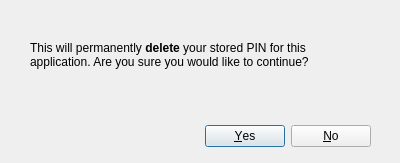
<?xml version="1.0" encoding="UTF-8"?>
<ui version="4.0">
 <class>delPin</class>
 <widget class="QDialog" name="delPin">
  <property name="geometry">
   <rect>
    <x>0</x>
    <y>0</y>
    <width>400</width>
    <height>163</height>
   </rect>
  </property>
  <property name="windowTitle">
   <string>Confirm Deletion?</string>
  </property>
  <widget class="QDialogButtonBox" name="buttonBox">
   <property name="geometry">
    <rect>
     <x>30</x>
     <y>120</y>
     <width>341</width>
     <height>32</height>
    </rect>
   </property>
   <property name="orientation">
    <enum>Qt::Horizontal</enum>
   </property>
   <property name="standardButtons">
    <set>QDialogButtonBox::No|QDialogButtonBox::Yes</set>
   </property>
  </widget>
  <widget class="QLabel" name="label">
   <property name="geometry">
    <rect>
     <x>30</x>
     <y>20</y>
     <width>331</width>
     <height>71</height>
    </rect>
   </property>
   <property name="text">
    <string>&lt;html&gt;&lt;head/&gt;&lt;body&gt;&lt;p&gt;This will permanently &lt;span style=&quot; font-weight:600;&quot;&gt;delete&lt;/span&gt; your stored PIN for this application. Are you sure you would like to continue?&lt;/p&gt;&lt;/body&gt;&lt;/html&gt;</string>
   </property>
   <property name="wordWrap">
    <bool>true</bool>
   </property>
  </widget>
 </widget>
 <resources/>
 <connections>
  <connection>
   <sender>buttonBox</sender>
   <signal>accepted()</signal>
   <receiver>delPin</receiver>
   <slot>accept()</slot>
   <hints>
    <hint type="sourcelabel">
     <x>248</x>
     <y>254</y>
    </hint>
    <hint type="destinationlabel">
     <x>157</x>
     <y>274</y>
    </hint>
   </hints>
  </connection>
  <connection>
   <sender>buttonBox</sender>
   <signal>rejected()</signal>
   <receiver>delPin</receiver>
   <slot>reject()</slot>
   <hints>
    <hint type="sourcelabel">
     <x>316</x>
     <y>260</y>
    </hint>
    <hint type="destinationlabel">
     <x>286</x>
     <y>274</y>
    </hint>
   </hints>
  </connection>
 </connections>
</ui>
